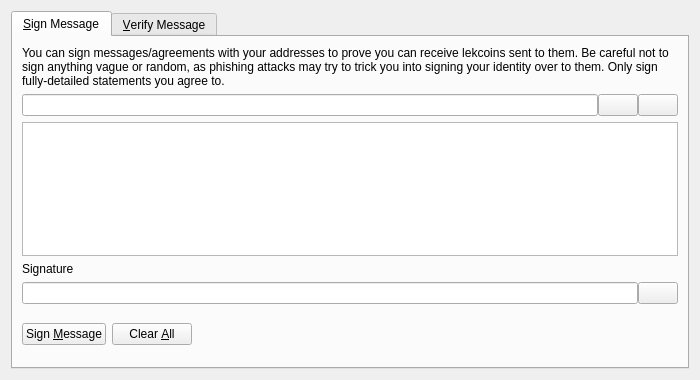
<?xml version="1.0" encoding="UTF-8"?>
<ui version="4.0">
 <class>SignVerifyMessageDialog</class>
 <widget class="QDialog" name="SignVerifyMessageDialog">
  <property name="geometry">
   <rect>
    <x>0</x>
    <y>0</y>
    <width>700</width>
    <height>380</height>
   </rect>
  </property>
  <property name="windowTitle">
   <string>Signatures - Sign / Verify a Message</string>
  </property>
  <property name="modal">
   <bool>true</bool>
  </property>
  <layout class="QVBoxLayout" name="verticalLayout">
   <item>
    <widget class="QTabWidget" name="tabWidget">
     <property name="currentIndex">
      <number>0</number>
     </property>
     <widget class="QWidget" name="tabSignMessage">
      <attribute name="title">
       <string>&amp;Sign Message</string>
      </attribute>
      <layout class="QVBoxLayout" name="verticalLayout_SM">
       <item>
        <widget class="QLabel" name="infoLabel_SM">
         <property name="text">
          <string>You can sign messages/agreements with your addresses to prove you can receive lekcoins sent to them. Be careful not to sign anything vague or random, as phishing attacks may try to trick you into signing your identity over to them. Only sign fully-detailed statements you agree to.</string>
         </property>
         <property name="textFormat">
          <enum>Qt::PlainText</enum>
         </property>
         <property name="wordWrap">
          <bool>true</bool>
         </property>
        </widget>
       </item>
       <item>
        <layout class="QHBoxLayout" name="horizontalLayout_1_SM">
         <property name="spacing">
          <number>0</number>
         </property>
         <item>
          <widget class="QValidatedLineEdit" name="addressIn_SM">
           <property name="toolTip">
            <string>The LekCoin address to sign the message with</string>
           </property>
          </widget>
         </item>
         <item>
          <widget class="QPushButton" name="addressBookButton_SM">
           <property name="toolTip">
            <string>Choose previously used address</string>
           </property>
           <property name="text">
            <string/>
           </property>
           <property name="icon">
            <iconset resource="../lekcoin.qrc">
             <normaloff>:/icons/address-book</normaloff>:/icons/address-book</iconset>
           </property>
           <property name="shortcut">
            <string>Alt+A</string>
           </property>
           <property name="autoDefault">
            <bool>false</bool>
           </property>
          </widget>
         </item>
         <item>
          <widget class="QPushButton" name="pasteButton_SM">
           <property name="toolTip">
            <string>Paste address from clipboard</string>
           </property>
           <property name="text">
            <string/>
           </property>
           <property name="icon">
            <iconset resource="../lekcoin.qrc">
             <normaloff>:/icons/editpaste</normaloff>:/icons/editpaste</iconset>
           </property>
           <property name="shortcut">
            <string>Alt+P</string>
           </property>
           <property name="autoDefault">
            <bool>false</bool>
           </property>
          </widget>
         </item>
        </layout>
       </item>
       <item>
        <widget class="QPlainTextEdit" name="messageIn_SM">
         <property name="toolTip">
          <string>Enter the message you want to sign here</string>
         </property>
        </widget>
       </item>
       <item>
        <widget class="QLabel" name="signatureLabel_SM">
         <property name="text">
          <string>Signature</string>
         </property>
         <property name="textFormat">
          <enum>Qt::PlainText</enum>
         </property>
        </widget>
       </item>
       <item>
        <layout class="QHBoxLayout" name="horizontalLayout_2_SM">
         <property name="spacing">
          <number>0</number>
         </property>
         <item>
          <widget class="QLineEdit" name="signatureOut_SM">
           <property name="font">
            <font>
             <italic>true</italic>
            </font>
           </property>
           <property name="readOnly">
            <bool>true</bool>
           </property>
          </widget>
         </item>
         <item>
          <widget class="QPushButton" name="copySignatureButton_SM">
           <property name="toolTip">
            <string>Copy the current signature to the system clipboard</string>
           </property>
           <property name="text">
            <string/>
           </property>
           <property name="icon">
            <iconset resource="../lekcoin.qrc">
             <normaloff>:/icons/editcopy</normaloff>:/icons/editcopy</iconset>
           </property>
           <property name="autoDefault">
            <bool>false</bool>
           </property>
          </widget>
         </item>
        </layout>
       </item>
       <item>
        <layout class="QHBoxLayout" name="horizontalLayout_3_SM">
         <item>
          <widget class="QPushButton" name="signMessageButton_SM">
           <property name="toolTip">
            <string>Sign the message to prove you own this LekCoin address</string>
           </property>
           <property name="text">
            <string>Sign &amp;Message</string>
           </property>
           <property name="icon">
            <iconset resource="../lekcoin.qrc">
             <normaloff>:/icons/edit</normaloff>:/icons/edit</iconset>
           </property>
           <property name="autoDefault">
            <bool>false</bool>
           </property>
          </widget>
         </item>
         <item>
          <widget class="QPushButton" name="clearButton_SM">
           <property name="toolTip">
            <string>Reset all sign message fields</string>
           </property>
           <property name="text">
            <string>Clear &amp;All</string>
           </property>
           <property name="icon">
            <iconset resource="../lekcoin.qrc">
             <normaloff>:/icons/remove</normaloff>:/icons/remove</iconset>
           </property>
           <property name="autoDefault">
            <bool>false</bool>
           </property>
          </widget>
         </item>
         <item>
          <spacer name="horizontalSpacer_1_SM">
           <property name="orientation">
            <enum>Qt::Horizontal</enum>
           </property>
           <property name="sizeHint" stdset="0">
            <size>
             <width>40</width>
             <height>48</height>
            </size>
           </property>
          </spacer>
         </item>
         <item>
          <widget class="QLabel" name="statusLabel_SM">
           <property name="font">
            <font>
             <weight>75</weight>
             <bold>true</bold>
            </font>
           </property>
           <property name="text">
            <string/>
           </property>
           <property name="wordWrap">
            <bool>true</bool>
           </property>
          </widget>
         </item>
         <item>
          <spacer name="horizontalSpacer_2_SM">
           <property name="orientation">
            <enum>Qt::Horizontal</enum>
           </property>
           <property name="sizeHint" stdset="0">
            <size>
             <width>40</width>
             <height>48</height>
            </size>
           </property>
          </spacer>
         </item>
        </layout>
       </item>
      </layout>
     </widget>
     <widget class="QWidget" name="tabVerifyMessage">
      <attribute name="title">
       <string>&amp;Verify Message</string>
      </attribute>
      <layout class="QVBoxLayout" name="verticalLayout_VM">
       <item>
        <widget class="QLabel" name="infoLabel_VM">
         <property name="text">
          <string>Enter the receiver's address, message (ensure you copy line breaks, spaces, tabs, etc. exactly) and signature below to verify the message. Be careful not to read more into the signature than what is in the signed message itself, to avoid being tricked by a man-in-the-middle attack. Note that this only proves the signing party receives with the address, it cannot prove sendership of any transaction!</string>
         </property>
         <property name="textFormat">
          <enum>Qt::PlainText</enum>
         </property>
         <property name="alignment">
          <set>Qt::AlignLeading|Qt::AlignLeft|Qt::AlignTop</set>
         </property>
         <property name="wordWrap">
          <bool>true</bool>
         </property>
        </widget>
       </item>
       <item>
        <layout class="QHBoxLayout" name="horizontalLayout_1_VM">
         <property name="spacing">
          <number>0</number>
         </property>
         <item>
          <widget class="QValidatedLineEdit" name="addressIn_VM">
           <property name="toolTip">
            <string>The LekCoin address the message was signed with</string>
           </property>
          </widget>
         </item>
         <item>
          <widget class="QPushButton" name="addressBookButton_VM">
           <property name="toolTip">
            <string>Choose previously used address</string>
           </property>
           <property name="text">
            <string/>
           </property>
           <property name="icon">
            <iconset resource="../lekcoin.qrc">
             <normaloff>:/icons/address-book</normaloff>:/icons/address-book</iconset>
           </property>
           <property name="shortcut">
            <string>Alt+A</string>
           </property>
           <property name="autoDefault">
            <bool>false</bool>
           </property>
          </widget>
         </item>
        </layout>
       </item>
       <item>
        <widget class="QPlainTextEdit" name="messageIn_VM"/>
       </item>
       <item>
        <widget class="QValidatedLineEdit" name="signatureIn_VM"/>
       </item>
       <item>
        <layout class="QHBoxLayout" name="horizontalLayout_2_VM">
         <item>
          <widget class="QPushButton" name="verifyMessageButton_VM">
           <property name="toolTip">
            <string>Verify the message to ensure it was signed with the specified LekCoin address</string>
           </property>
           <property name="text">
            <string>Verify &amp;Message</string>
           </property>
           <property name="icon">
            <iconset resource="../lekcoin.qrc">
             <normaloff>:/icons/transaction_0</normaloff>:/icons/transaction_0</iconset>
           </property>
           <property name="autoDefault">
            <bool>false</bool>
           </property>
          </widget>
         </item>
         <item>
          <widget class="QPushButton" name="clearButton_VM">
           <property name="toolTip">
            <string>Reset all verify message fields</string>
           </property>
           <property name="text">
            <string>Clear &amp;All</string>
           </property>
           <property name="icon">
            <iconset resource="../lekcoin.qrc">
             <normaloff>:/icons/remove</normaloff>:/icons/remove</iconset>
           </property>
           <property name="autoDefault">
            <bool>false</bool>
           </property>
          </widget>
         </item>
         <item>
          <spacer name="horizontalSpacer_1_VM">
           <property name="orientation">
            <enum>Qt::Horizontal</enum>
           </property>
           <property name="sizeHint" stdset="0">
            <size>
             <width>40</width>
             <height>48</height>
            </size>
           </property>
          </spacer>
         </item>
         <item>
          <widget class="QLabel" name="statusLabel_VM">
           <property name="font">
            <font>
             <weight>75</weight>
             <bold>true</bold>
            </font>
           </property>
           <property name="text">
            <string/>
           </property>
           <property name="wordWrap">
            <bool>true</bool>
           </property>
          </widget>
         </item>
         <item>
          <spacer name="horizontalSpacer_2_VM">
           <property name="orientation">
            <enum>Qt::Horizontal</enum>
           </property>
           <property name="sizeHint" stdset="0">
            <size>
             <width>40</width>
             <height>48</height>
            </size>
           </property>
          </spacer>
         </item>
        </layout>
       </item>
      </layout>
     </widget>
    </widget>
   </item>
  </layout>
 </widget>
 <customwidgets>
  <customwidget>
   <class>QValidatedLineEdit</class>
   <extends>QLineEdit</extends>
   <header>qt/qvalidatedlineedit.h</header>
  </customwidget>
 </customwidgets>
 <resources>
  <include location="../lekcoin.qrc"/>
 </resources>
 <connections/>
</ui>
